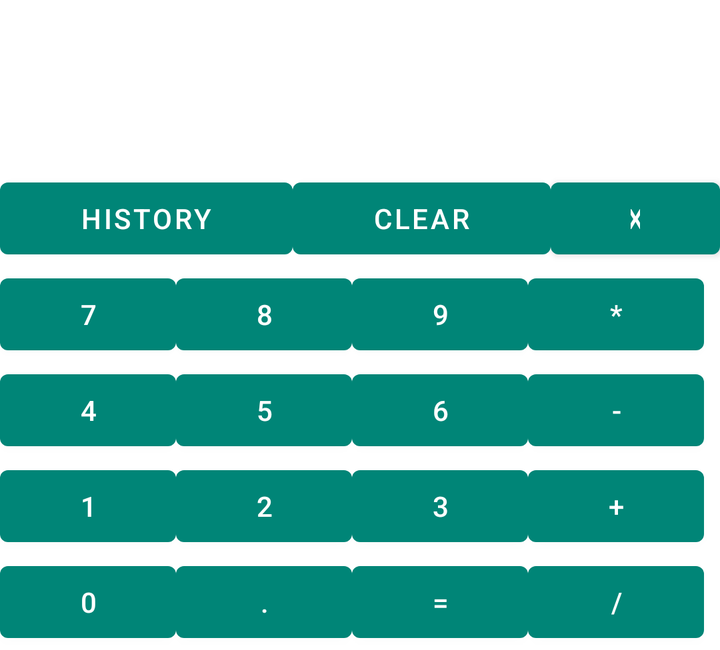
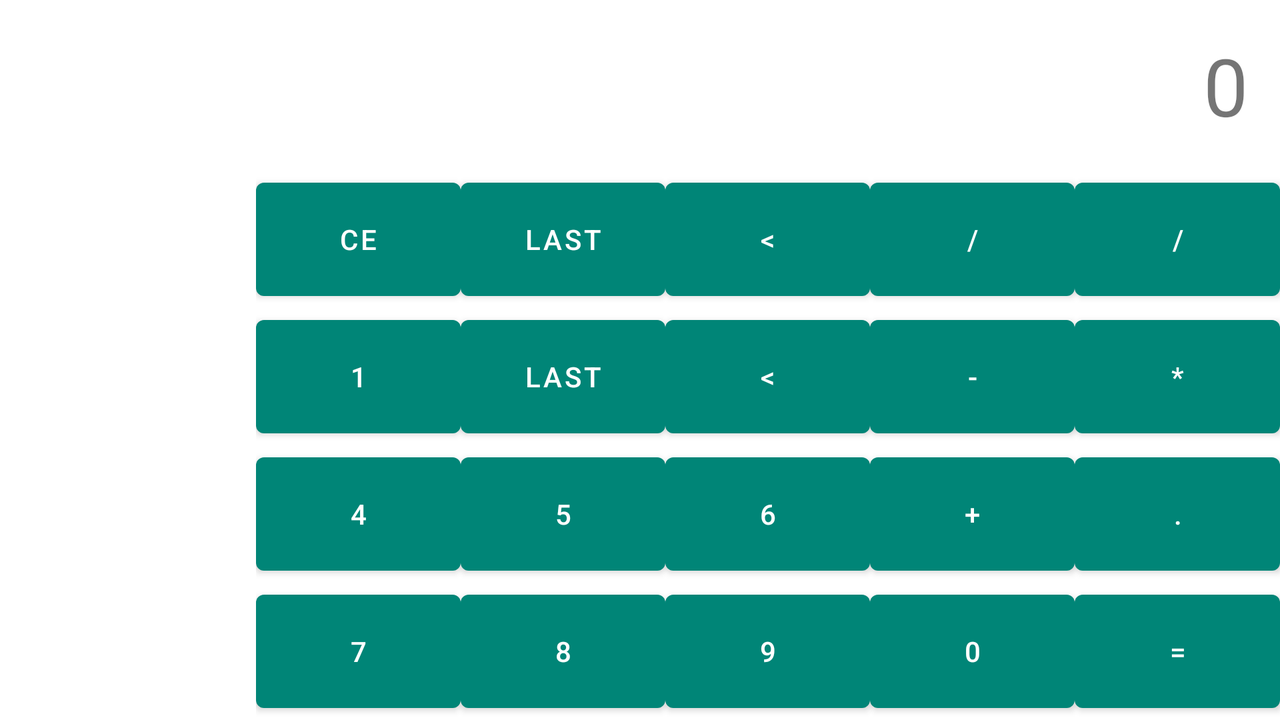

Compare how this app lays out the same screen by default and in its alternative resource folder. The renders come first, then the two layout files and the values they reference.
<!-- AndroidManifest.xml: application theme Theme.Class4 -->
<!-- res/layout/fragment_calculater.xml -->
<?xml version="1.0" encoding="utf-8"?>
<LinearLayout
    xmlns:android="http://schemas.android.com/apk/res/android"
    xmlns:tools="http://schemas.android.com/tools"
    android:layout_width="match_parent"
    android:layout_height="wrap_content"
    android:orientation="vertical"
    tools:context=".MainActivity">

    <TextView
        android:id="@+id/text_visor"
        android:layout_width="match_parent"
        android:layout_height="wrap_content"
        android:textAlignment="textEnd"
        android:padding="16dp"
        android:textSize="40sp"
        />

    <LinearLayout
        android:layout_width="match_parent"
        android:layout_height="wrap_content"
        android:orientation="horizontal">

        <Button
            android:id="@+id/button_History"
            android:layout_width="wrap_content"
            android:layout_height="wrap_content"
            android:text="History"
            android:paddingHorizontal="40dp"/>

        <Button
            android:id="@+id/button_Clear"
            android:layout_width="wrap_content"
            android:layout_height="wrap_content"
            android:text="Clear"
            android:paddingHorizontal="40dp"/>

        <Button
            android:id="@+id/button_backspace"
            android:layout_width="wrap_content"
            android:layout_height="wrap_content"
            android:text="X"
            android:paddingHorizontal="40dp"/>

    </LinearLayout>
    <LinearLayout
        android:layout_width="match_parent"
        android:layout_height="wrap_content"
        android:orientation="horizontal">

        <Button
            android:id="@+id/button_7"
            android:layout_width="wrap_content"
            android:layout_height="wrap_content"
            android:text="7" />

        <Button
            android:id="@+id/button_8"
            android:layout_width="wrap_content"
            android:layout_height="wrap_content"
            android:text="8" />

        <Button
            android:id="@+id/button_9"
            android:layout_width="wrap_content"
            android:layout_height="wrap_content"
            android:text="9" />

        <Button
            android:id="@+id/button_multiply"
            android:layout_width="wrap_content"
            android:layout_height="wrap_content"
            android:text="*"/>

    </LinearLayout>
    <LinearLayout
        android:layout_width="match_parent"
        android:layout_height="wrap_content"
        android:orientation="horizontal">

        <Button
            android:id="@+id/button_4"
            android:layout_width="wrap_content"
            android:layout_height="wrap_content"
            android:text="4" />

        <Button
            android:id="@+id/button_5"
            android:layout_width="wrap_content"
            android:layout_height="wrap_content"
            android:text="5" />

        <Button
            android:id="@+id/button_6"
            android:layout_width="wrap_content"
            android:layout_height="wrap_content"
            android:text="6" />

        <Button
            android:id="@+id/button_minus"
            android:layout_width="wrap_content"
            android:layout_height="wrap_content"
            android:text="-"/>

    </LinearLayout>
    <LinearLayout
        android:layout_width="match_parent"
        android:layout_height="wrap_content"
        android:orientation="horizontal">

        <Button
            android:id="@+id/button_1"
            android:layout_width="wrap_content"
            android:layout_height="wrap_content"
            android:text="1" />

        <Button
            android:id="@+id/button_2"
            android:layout_width="wrap_content"
            android:layout_height="wrap_content"
            android:text="2" />

        <Button
            android:id="@+id/button_3"
            android:layout_width="wrap_content"
            android:layout_height="wrap_content"
            android:text="3"/>

        <Button
            android:id="@+id/button_adition"
            android:layout_width="wrap_content"
            android:layout_height="wrap_content"
            android:text="+" />

    </LinearLayout>
    <LinearLayout
        android:layout_width="match_parent"
        android:layout_height="wrap_content"
        android:orientation="horizontal">

        <Button
            android:id="@+id/button_0"
            android:layout_width="wrap_content"
            android:layout_height="wrap_content"
            android:text="0" />

        <Button
            android:id="@+id/button_coma"
            android:layout_width="wrap_content"
            android:layout_height="wrap_content"
            android:text="." />
        <Button
            android:id="@+id/button_equals"
            android:layout_width="wrap_content"
            android:layout_height="wrap_content"
            android:text="="/>

        <Button
            android:id="@+id/button_devide"
            android:layout_width="wrap_content"
            android:layout_height="wrap_content"
            android:text="/"/>

    </LinearLayout>
</LinearLayout>
<!-- resources referenced by this layout -->
<resources>
  <style name="Theme.Class4" parent="Theme.MaterialComponents.DayNight.NoActionBar">
          <item name="colorPrimary">@color/color_primary</item>
          <item name="colorPrimaryDark">@color/color_primary_dark</item>
          <item name="colorAccent">@color/color_accent</item>
      </style>
  <color name="color_primary">#008577</color>
  <color name="color_primary_dark">#00574B</color>
  <color name="color_accent">#D81B60</color>
</resources>
<!-- res/layout-land/fragment_calculater.xml (the repository's variant of the layout above) -->
<!-- drawn on the phone turned sideways -->
<?xml version="1.0" encoding="utf-8"?>
<LinearLayout
    xmlns:android="http://schemas.android.com/apk/res/android"
    xmlns:tools="http://schemas.android.com/tools"
    android:layout_width="match_parent"
    android:layout_height="match_parent"
    android:orientation="vertical"
    tools:context=".MainActivity">

    <TextView
        android:id="@+id/text_visor"
        android:layout_width="match_parent"
        android:layout_height="wrap_content"
        android:textAlignment="textEnd"
        android:padding="16dp"
        android:textSize="40sp"
        android:text="0"
        />
    <LinearLayout
        android:weightSum="10"
        android:layout_width="match_parent"
        android:layout_height="match_parent"
        android:orientation="horizontal" >

        
        <androidx.recyclerview.widget.RecyclerView
            android:id="@+id/rv_history"
            android:layout_weight="2"
            android:layout_width="0dp"
            android:layout_height="match_parent"
            />
        <LinearLayout
            android:layout_weight="8"
            android:weightSum="4"
            android:layout_width="0dp"
            android:layout_height="match_parent"
            android:orientation="vertical">
            <LinearLayout
                android:weightSum="5"
                android:layout_width="match_parent"
                android:layout_weight="1"
                android:layout_height="0dp"
                android:orientation="horizontal">

                
                <Button
                    android:id="@+id/button_clear"
                    android:layout_weight="1"
                    android:layout_width="0dp"
                    android:layout_height="match_parent"
                    android:text="CE"
                    />

                <Button
                    android:id="@+id/button_prev"
                    android:layout_weight="1"
                    android:layout_width="0dp"
                    android:layout_height="match_parent"
                    android:text="last"
                    />
                <Button
                    android:id="@+id/button_backspace"
                    android:layout_weight="1"
                    android:layout_width="0dp"
                    android:layout_height="match_parent"
                    android:text="&lt;"
                    />


                <Button
                    android:id="@+id/button_division"
                    android:layout_weight="1"
                    android:layout_width="0dp"
                    android:layout_height="match_parent"
                    android:text="/"
                    />

                <Button
                    android:id="@+id/button_devide"
                    android:layout_weight="1"
                    android:layout_width="0dp"
                    android:layout_height="match_parent"
                    android:text="/"
                    />
            </LinearLayout>
            <LinearLayout
                android:weightSum="5"
                android:layout_width="match_parent"
                android:layout_weight="1"
                android:layout_height="0dp"
                android:orientation="horizontal">

                
                <Button
                    android:id="@+id/button_1"
                    android:layout_weight="1"
                    android:layout_width="0dp"
                    android:layout_height="match_parent"
                    android:text="1"
                    />

                <Button
                    android:id="@+id/button_2"
                    android:layout_weight="1"
                    android:layout_width="0dp"
                    android:layout_height="match_parent"
                    android:text="last"
                    />
                <Button
                    android:id="@+id/button_3"
                    android:layout_weight="1"
                    android:layout_width="0dp"
                    android:layout_height="match_parent"
                    android:text="&lt;"
                    />


                <Button
                    android:id="@+id/button_minus"
                    android:layout_weight="1"
                    android:layout_width="0dp"
                    android:layout_height="match_parent"
                    android:text="-"
                    />

                <Button
                    android:id="@+id/button_multiply"
                    android:layout_weight="1"
                    android:layout_width="0dp"
                    android:layout_height="match_parent"
                    android:text="*"
                    />
            </LinearLayout>
            <LinearLayout
                android:weightSum="5"
                android:layout_width="match_parent"
                android:layout_weight="1"
                android:layout_height="0dp"
                android:orientation="horizontal">

                
                <Button
                    android:id="@+id/button_4"
                    android:layout_weight="1"
                    android:layout_width="0dp"
                    android:layout_height="match_parent"
                    android:text="4"
                    />

                <Button
                    android:id="@+id/button_5"
                    android:layout_weight="1"
                    android:layout_width="0dp"
                    android:layout_height="match_parent"
                    android:text="5"
                    />
                <Button
                    android:id="@+id/button_6"
                    android:layout_weight="1"
                    android:layout_width="0dp"
                    android:layout_height="match_parent"
                    android:text="6"
                    />


                <Button
                    android:id="@+id/button_adition"
                    android:layout_weight="1"
                    android:layout_width="0dp"
                    android:layout_height="match_parent"
                    android:text="+"
                    />

                <Button
                    android:id="@+id/button_coma"
                    android:layout_weight="1"
                    android:layout_width="0dp"
                    android:layout_height="match_parent"
                    android:text="."
                    />
            </LinearLayout>
            <LinearLayout
                android:weightSum="5"
                android:layout_width="match_parent"
                android:layout_weight="1"
                android:layout_height="0dp"
                android:orientation="horizontal">

                
                <Button
                    android:id="@+id/button_7"
                    android:layout_weight="1"
                    android:layout_width="0dp"
                    android:layout_height="match_parent"
                    android:text="7"
                    />

                <Button
                    android:id="@+id/button_8"
                    android:layout_weight="1"
                    android:layout_width="0dp"
                    android:layout_height="match_parent"
                    android:text="8"
                    />
                <Button
                    android:id="@+id/button_9"
                    android:layout_weight="1"
                    android:layout_width="0dp"
                    android:layout_height="match_parent"
                    android:text="9"
                    />


                <Button
                    android:id="@+id/button_0"
                    android:layout_weight="1"
                    android:layout_width="0dp"
                    android:layout_height="match_parent"
                    android:text="0"
                    />

                <Button
                    android:id="@+id/button_equals"
                    android:layout_weight="1"
                    android:layout_width="0dp"
                    android:layout_height="match_parent"
                    android:text="="
                    />
            </LinearLayout>
        </LinearLayout>
    </LinearLayout>
</LinearLayout>
